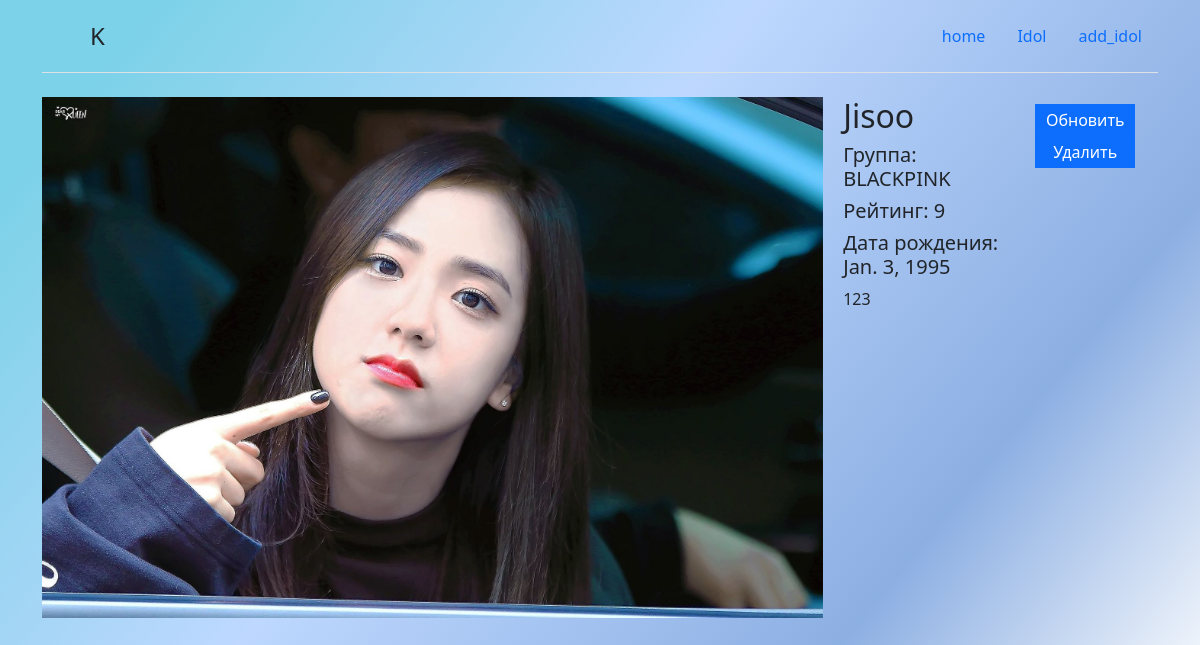
The app's page /kpop/5 with its own data.
### kpop/models.py (models this page shows)
class Kpop(models.Model):
    name = models.CharField(max_length=100)
    group = models.CharField(max_length=100)
    image = models.ImageField(upload_to='')
    description = models.TextField()
    date_birth = models.DateField()
    rating = models.ForeignKey('Rating', on_delete=models.CASCADE, )

class Rating(models.Model):
    RATING_IDOL = [
        ('1', '1'),
        ('2', '2'),
        ('3', '3'),
        ('4', '4'),
        ('5', '5'),
        ('6', '6'),
        ('7', '7'),
        ('8', '8'),
        ('9', '9'),
        ('10', '10'),
    ]
    rating = models.CharField(max_length=2, choices=RATING_IDOL)

### kpop/views.py (the view)
# urls.py: path('kpop/<int:id>', views.idol, name="idol"),
def idol(request, id):
    idol = get_object_or_404(models.Kpop, id = id)
    return render(request, 'kpop/idol.html', {'idol': idol})

### templates/kpop/idol.html (shortened to what this page needs)
{% extends 'kpop/index.html' %}
{% block content %}
    <div class="content">
        <img src="{{ idol.image.url }}" alt="">
        <div class="content__d">
            <h2>{{ idol.name }}</h2>
            <h5>Группа: {{ idol.group }} </h5>
            <h5>Рейтинг: {{ idol.rating.rating }}</h5>
            <h5>Дата рождения: {{ idol.date_birth }} </h5>
            <p>{{ idol.description }}</p>
        </div>
        <div class="s">
        <div class="btn">
            <button type="button" class="update_btn"><a href="/kpop/{{ idol.id }}/update/">Обновить</a></button>
            <button type="button" class="update_btn"><a href="/kpop/{{ idol.id }}/delete/">Удалить</a></button>
        </div>
    </div>
    </div>
{% endblock %}

### templates/kpop/index.html (style rules this page uses)
body { background: linear-gradient(128.99deg, #7CD2E8 8.62%, rgba(13, 110, 253, 0.27) 41.05%, rgba(86, 137, 213, 0.677083) 73.75%, rgba(255, 255, 255, 0.73) 96.69%); }

### templates/kpop/idol.html (style rules this page uses)
.content { display: flex; justify-content: start; }
.content img { width: 70%; }
.content__d { margin-left: 20px; }
body { min-height: 100vh; }
.update_btn { width: 100px; background-color: #0d6efd; transition: all 0.5s; border: 3px solid transparent; }
.update_btn a { transition: all 0.5s; text-decoration: none; color: #fff; }

### records on screen
Kpop: image (picture), name "Jisoo", group "BLACKPINK", rating.rating "9", date_birth "Jan. 3, 1995", description "123"
